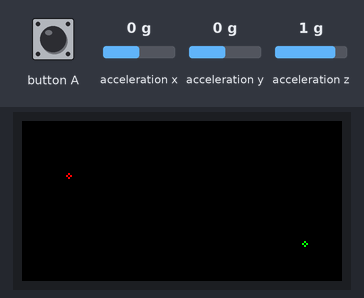
The sketch below on a simulated ESP32. Shown: 160×80 colour display. Inputs (shaded band) come from the test bench; at power-on: acceleration x 0 g, acceleration y 0 g, acceleration z 1 g. Random numbers use the default seed unless the sketch sets one.

Above: at 1.3 s.
1.4 s: acceleration x set to 0.8 g
3.0 s: button A pressed for 0.15 s
4.6 s: acceleration y set to -1.4 g
6.2 s: button A pressed for 1 s
At 6.44 s:
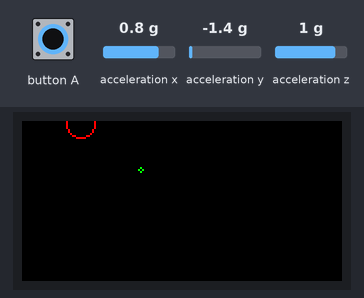
8.7 s: acceleration x set to -1.4 g
At 8.91 s:
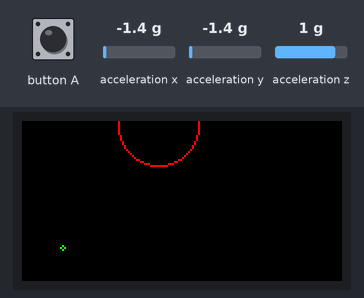
10.4 s: acceleration y set to 0 g
At 10.49 s:
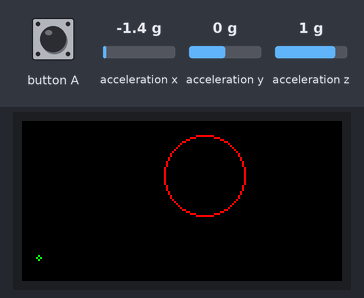

The sketch:

EatTheDot.ino
```cpp
#include <M5StickC.h>

float pitch = 0;
float roll = 0;
float yaw = 0;

int x = 40; //Start position for player
int y = 10;
int r = 1;

int foodx = 158; //Start Position of food
int foody = 78;

int foodx1 = 159; //Counter for edge of screen
int foody1 = 79;

void setup() {
  M5.begin();
  M5.Lcd.setRotation(3);
  M5.Lcd.fillScreen(BLACK);
  M5.MPU6886.Init();
}

void loop() {

  M5.MPU6886.getAhrsData(&pitch, &roll, &yaw);
  M5.Lcd.fillScreen(BLACK);
  M5.Lcd.drawCircle(x, y, r, RED);
  M5.Lcd.drawCircle(foodx, foody, 1, GREEN);

  if (roll > -25) {  //read MPU roll data for left and right
    x--;
  }
  if (roll < -5) {
    x++;
  }
  if (pitch > -15) {  //read MPU pitch data for up and down
    y++;
  }
  if (pitch < -1) {
    y--;
  }
  if (x < 0) { //keeps player inbounds
    x = 1;
  }
  if (x > 160) {
    x = 159;
  }
  if (y < 0) {
    y = 1;
  }
  if (y > 80) {
    y = 79;
  }
  if (foodx < foodx1) { //moves food
    foodx1 = foodx;
    foodx--;
  }
  if (foodx == 1) { //keeps food inbounds
    foodx1 = 0;
  }
  if (foodx > foodx1) {
    foodx1 = foodx;
    foodx++;
  }
  if (foodx == 158) {
    foodx1 = 159;
  }
  if (foody < foody1) {
    foody1 = foody;
    foody--;
  }
  if (foody == 1) {
    foody1 = 0;
  }
  if (foody > foody1) {
    foody1 = foody;
    foody++;
  }
  if (foody == 78) {
    foody1 = 79;
  }
  if ((foodx <= x + r + 1 && foodx >= x - r -1) && (foody <= y + r + 1 && foody >= y - r -1)) { //detects collision
    r++;
    foodx = random(2, 158);
    foody = random(2, 78);
  }
  if (digitalRead(M5_BUTTON_HOME) == LOW) { //cheat button
    r++;
  }
  if (r == 50) {
    r = 2;
  }
  delay(50);  //set speed of game
}
```
